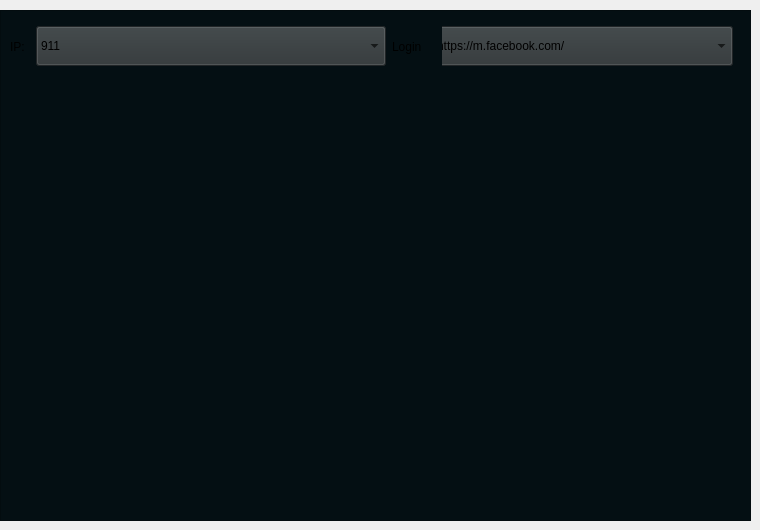
                  <widget class="QWidget" name="page_config">
                   <widget class="QFrame" name="frame_7">
                    <property name="geometry">
                     <rect>
                      <x>0</x>
                      <y>10</y>
                      <width>751</width>
                      <height>511</height>
                     </rect>
                    </property>
                    <property name="styleSheet">
                     <string notr="true">background-color: rgb(4, 15, 19);</string>
                    </property>
                    <property name="frameShape">
                     <enum>QFrame::StyledPanel</enum>
                    </property>
                    <property name="frameShadow">
                     <enum>QFrame::Raised</enum>
                    </property>
                    <widget class="QComboBox" name="comboBox_20">
                     <property name="geometry">
                      <rect>
                       <x>432</x>
                       <y>16</y>
                       <width>301</width>
                       <height>40</height>
                      </rect>
                     </property>
                     <property name="minimumSize">
                      <size>
                       <width>0</width>
                       <height>40</height>
                      </size>
                     </property>
                     <property name="maximumSize">
                      <size>
                       <width>16777215</width>
                       <height>40</height>
                      </size>
                     </property>
                     <property name="styleSheet">
                      <string notr="true">background-color: rgb(46, 52, 54);</string>
                     </property>
                     <item>
                      <property name="text">
                       <string>https://m.facebook.com/</string>
                      </property>
                     </item>
                     <item>
                      <property name="text">
                       <string>https://mbasic.facebook.com/</string>
                      </property>
                     </item>
                     <item>
                      <property name="text">
                       <string>https://www.facebook.com/</string>
                      </property>
                     </item>
                    </widget>
                    <widget class="QLabel" name="label_24">
                     <property name="geometry">
                      <rect>
                       <x>392</x>
                       <y>10</y>
                       <width>50</width>
                       <height>53</height>
                      </rect>
                     </property>
                     <property name="minimumSize">
                      <size>
                       <width>40</width>
                       <height>0</height>
                      </size>
                     </property>
                     <property name="maximumSize">
                      <size>
                       <width>50</width>
                       <height>16777215</height>
                      </size>
                     </property>
                     <property name="text">
                      <string>Login</string>
                     </property>
                    </widget>
                    <widget class="QComboBox" name="comboBox_19">
                     <property name="geometry">
                      <rect>
                       <x>36</x>
                       <y>16</y>
                       <width>350</width>
                       <height>40</height>
                      </rect>
                     </property>
                     <property name="minimumSize">
                      <size>
                       <width>350</width>
                       <height>40</height>
                      </size>
                     </property>
                     <property name="maximumSize">
                      <size>
                       <width>350</width>
                       <height>40</height>
                      </size>
                     </property>
                     <property name="styleSheet">
                      <string notr="true">background-color: rgb(46, 52, 54);</string>
                     </property>
                     <item>
                      <property name="text">
                       <string>911</string>
                      </property>
                     </item>
                     <item>
                      <property name="text">
                       <string>Http</string>
                      </property>
                     </item>
                     <item>
                      <property name="text">
                       <string>Sock4</string>
                      </property>
                     </item>
                     <item>
                      <property name="text">
                       <string>Sock5</string>
                      </property>
                     </item>
                     <item>
                      <property name="text">
                       <string>None</string>
                      </property>
                     </item>
                     <item>
                      <property name="text">
                       <string>Proxy-Tinsoft</string>
                      </property>
                     </item>
                     <item>
                      <property name="text">
                       <string>Proxy-Tm</string>
                      </property>
                     </item>
                     <item>
                      <property name="text">
                       <string>Proxy-Minproxy</string>
                      </property>
                     </item>
                     <item>
                      <property name="text">
                       <string>Dcom</string>
                      </property>
                     </item>
                     <item>
                      <property name="text">
                       <string>Proxy-Shoplike</string>
                      </property>
                     </item>
                    </widget>
                    <widget class="QLabel" name="label_23">
                     <property name="geometry">
                      <rect>
                       <x>10</x>
                       <y>10</y>
                       <width>20</width>
                       <height>53</height>
                      </rect>
                     </property>
                     <property name="minimumSize">
                      <size>
                       <width>20</width>
                       <height>0</height>
                      </size>
                     </property>
                     <property name="maximumSize">
                      <size>
                       <width>20</width>
                       <height>16777215</height>
                      </size>
                     </property>
                     <property name="text">
                      <string>IP:</string>
                     </property>
                    </widget>
                   </widget>
                  </widget>
